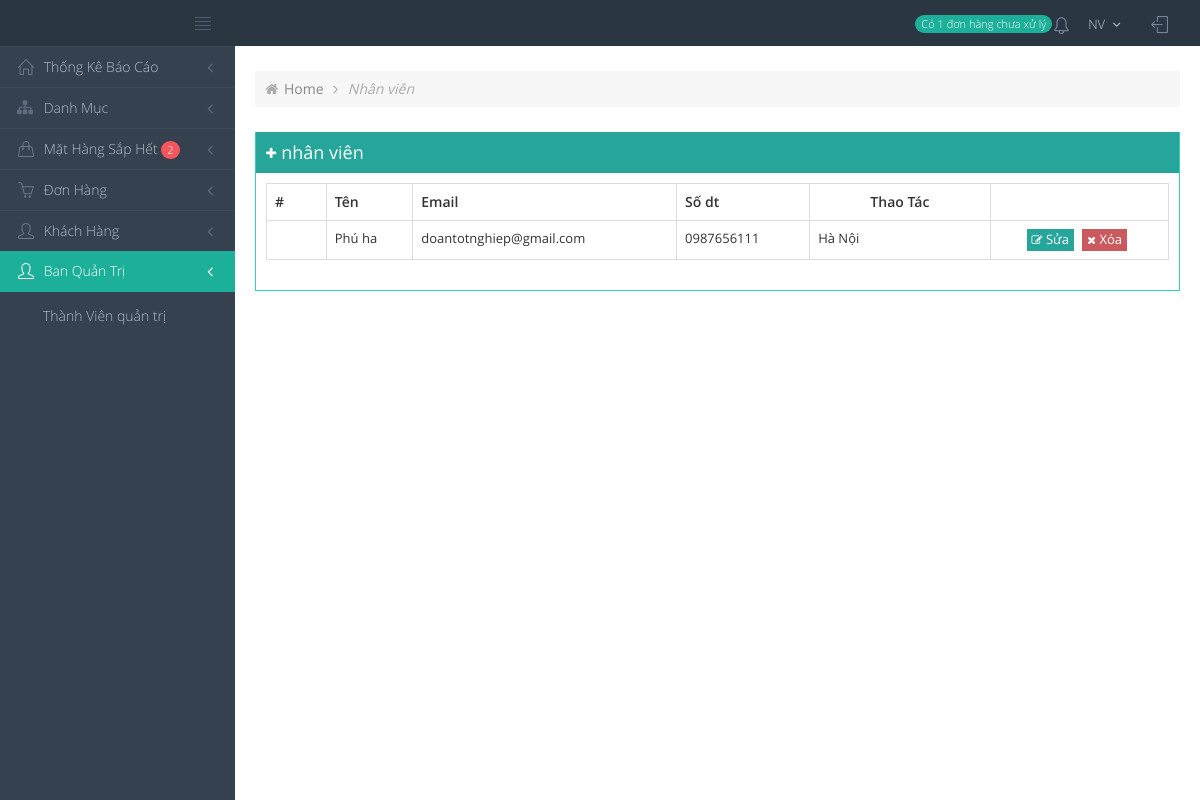
Page /php_thuan_quanao/admin/modules/nv/index.php (signed in) on the committed database.
### tables this page shows
CREATE TABLE `nhanvien` (
  `id` int(11) NOT NULL,
  `ten` varchar(255) DEFAULT NULL,
  `email` varchar(255) DEFAULT NULL,
  `sodienthoai` varchar(255) DEFAULT NULL,
  `matkhau` varchar(255) DEFAULT NULL,
  `diachi` varchar(255) NOT NULL
);

### php_thuan_quanao/libraries/Function.php (called while the page is built, shortened)
                   <?php
   function base_url()
   {
      return $url  = "http://localhost:8000/";
        return 'http://'.$_SERVER["SERVER_NAME"].'/';
   }
   function base_admin()
   {
       return  base_url() ."admin/";
   }
?>

### php_thuan_quanao/libraries/Database.php (called while the page is built, shortened)
<?php
    class Database
    {
        public $link;
        public function __construct()
        {
            $this->link = mysqli_connect("127.0.0.1","root","","doantotnghiep","3306") or die ("Errors Connect DB");
            mysqli_set_charset($this->link,"utf8");
        }
        public  function fetchJone($table,$sql ,$page = 0,$row ,$pagi = false )
        {
            $data = [];
            if ($pagi == true )
            {
                $total = $this->totalSql($sql);
                $sotrang = ceil($total / $row);
                $start = ($page - 1 ) * $row ;
                $sql .= " LIMIT $start,$row";
                $data = [ "page" => $sotrang];
                $result = mysqli_query($this->link,$sql) or die("Lỗi truy vấn fetchJone ---- " .mysqli_error($this->link));
            }
            else
            {
                $result = mysqli_query($this->link,$sql) or die("Lỗi truy vấn fetchJone ---- " .mysqli_error($this->link));
            }
            if( $result)
            {
                while ($num = mysqli_fetch_assoc($result))
                {
                    $data[] = $num;
                }
            }
            return $data;
        }
    }
?>

### php_thuan_quanao/admin/autoload/autoload.php (called while the page is built, shortened)
<?php
    require_once __DIR__ . "/../../libraries/Database.php";
    require_once __DIR__ . "/../../libraries/Function.php";
    $db = new Database();

### php_thuan_quanao/admin/modules/nv/index.php (the view, shortened to what this page needs)
<?php
    include __DIR__ ."/../../autoload/autoload.php";
    if(isset($_GET['page']))
    {
        $p = $_GET['page'];
    }
    else
    {
        $p = 1;
    }
    $sql = " SELECT * FROM nhanvien WHERE 1";
    $admin = $db->fetchJone("nhanvien",$sql,$page = $p,5,false);
?>
<?php
    include __DIR__ ."/../../layouts/header.php";
 ?>
     <div class="page-content-wrapper">
        <div class="page-content">
            <div class="page-bar">
                <ul class="page-breadcrumb">
                    <li>
                        <i class="fa fa-home"></i>
                        <a href="<?php echo base_admin() ?>">Home</a>
                        <i class="fa fa-angle-right"></i>
                    </li>
                    <li>
                        <i> Nhân viên </i>
                    </li>
                </ul>
            </div>
            <div class="portlet box green">
                <div class="portlet-title">
                    <div class="caption">
                        <i class="fa fa-plus"></i> nhân viên
                    </div>
                </div>
                <div class="portlet-body">
                    <div class="table-responsive">
                        <table class="table table-bordered">
                            <thead>
                                <tr>
                                    <th> #</th>
                                    <th> Tên </th>
                                    <th> Email </th>
                                    <th> Số dt  </th>
                                    <th class="text-center" style="width: 20%"> Thao Tác </th>
                                </tr>
                            </thead>
                            <tbody>
                                <?php foreach($admin as $item) :?>
                                <tr>
                                   <td><input type="checkbox" name="" ></td>
                                   <td><?php echo $item['ten'] ?></td>
                                   <td><?php echo $item['email'] ?></td>
                                   <td> <?php echo $item['sodienthoai'] ?></td>
                                   <td> <?php echo $item['diachi'] ?></td>
                                   <td class="text-center">
                                        <a href="edit.php?id=<?php echo $item['id'] ?>" class="btn default btn-xs green"><i class="fa fa-edit"></i> Sửa</a>
                                        <a  href="delete.php?id=<?php echo $item['id'] ?>" class="btn default btn-xs red" onclick="return confirm('Bạn có muốn xóa không ? ')";> <i class="fa fa-times"></i> Xóa</a>
                                    </td>
                                </tr>
                                <?php endforeach ; ?>
                            </tbody>
                        </table>
                    </div>
                </div>
            </div>
        </div>
    </div>
 <?php
    include __DIR__ ."/../../layouts/footer.php";
 ?>

### php_thuan_quanao/public/admin/css/darkblue.css (style rules this page uses)
@media (min-width: 992px) { .page-sidebar-fixed:not(.page-footer-fixed) .page-content { border-bottom: 0; } }
body { background-color: #364150; }

### rows in the picture
nhanvien: ten "Phú ha", email "doantotnghiep@gmail.com", sodienthoai "0987656111", diachi "Hà Nội"

### other values in the picture
$sodonhangf[0]['sohh'] "1"
$_SESSION['admin_name'] "NV"
$soluongton[0]['sl'] "2"
